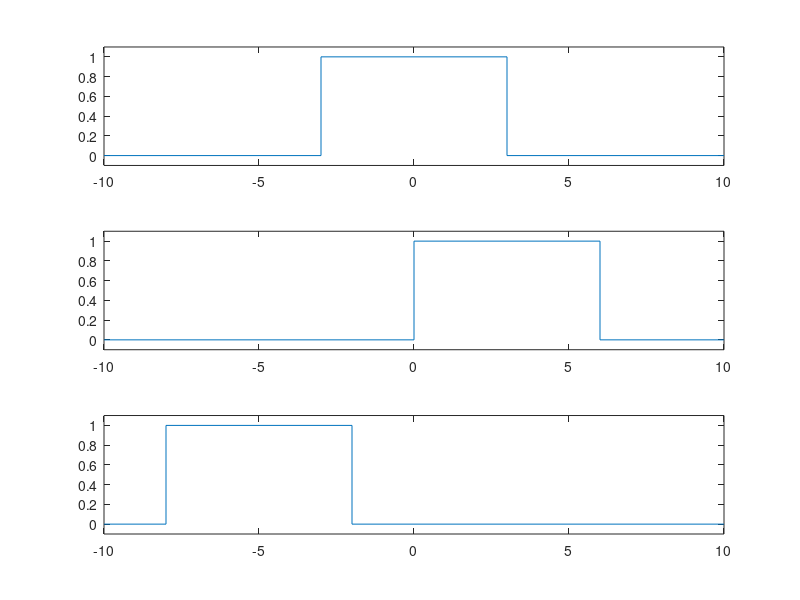

Source code (MATLAB):
clear all; close all; clc;
%more basic exercise
no=0;
t=[-10:-3+no -3+no:3+no 3+no:10];
x=[zeros(1,8+no) ones(1,7) zeros(1,8-no)];
subplot(311);
plot(t,x);
axis([-10 10 -0.1 1.1])

%ve xung hinh chu nhat p6(t-3), do dai 6s trong khoang -10 den 10s
no=3;
t=[-10:-3+no -3+no:3+no 3+no:10];
x=[zeros(1,8+no) ones(1,7) zeros(1,8-no)];
subplot(312)
plot(t,x);
axis([-10 10 -0.1 1.1])

%ve ham p6(t-no)
no=-5;
t=[-10:-3+no -3+no:3+no 3+no:10];
x=[zeros(1,8+no) ones(1,7) zeros(1,8-no)];
subplot(313)
plot(t,x);
axis([-10 10 -0.1 1.1])